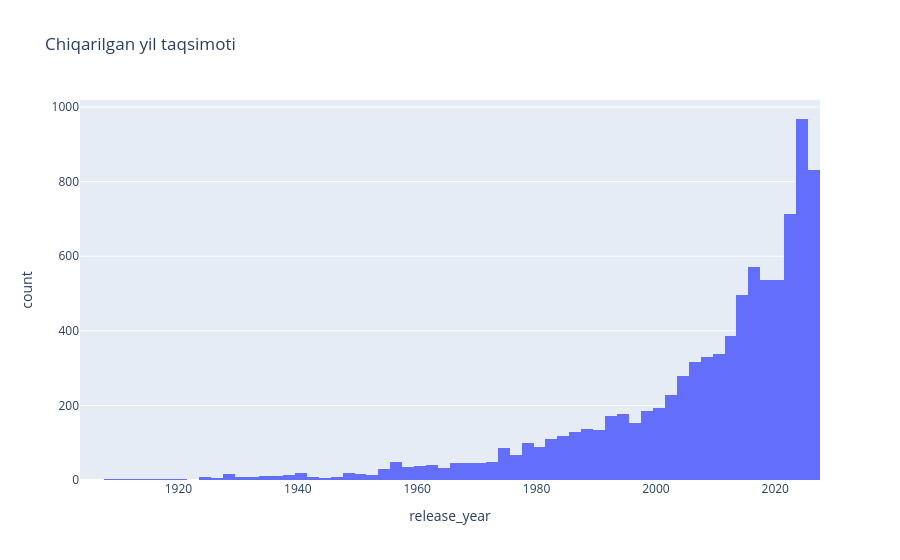

Notebook code for this chart:
### Markdown cell above
# 3. release_year taqsimoti

Film qaysi yillarda ko'proq chiqqanini ko'rsatadi.

### Code cell
fig = px.histogram(
    df_fe,
    x = "release_year",
    title = "Chiqarilgan yil taqsimoti"
)

fig.show()
fig.write_image(
    "../results/figures/feature_engineered/release_year_dist.png"
)

### Figure 1 — Plotly figure (JSON) as saved in the notebook; plotly's stock layout.template omitted (floating-point values rounded to 4 significant figures; data arrays with more than 128 entries replaced by an {"elided": "..."} marker saying what was removed)
{"data": [{"bingroup": "x", "hovertemplate": "release_year=%{x}<br>count=%{y}<extra></extra>", "legendgroup": "", "marker": {"color": "#636efa", "pattern": {"shape": ""}}, "name": "", "orientation": "v", "showlegend": false, "type": "histogram", "x": {"elided": "8977 int values"}, "xaxis": "x", "yaxis": "y"}], "layout": {"barmode": "relative", "legend": {"tracegroupgap": 0}, "title": {"text": "Chiqarilgan yil taqsimoti"}, "xaxis": {"anchor": "y", "domain": [0, 1], "title": {"text": "release_year"}}, "yaxis": {"anchor": "x", "domain": [0, 1], "title": {"text": "count"}}}}
